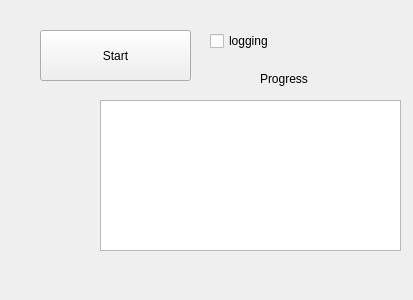
<?xml version="1.0" encoding="UTF-8"?>
<ui version="4.0">
 <class>Form</class>
 <widget class="QWidget" name="Form">
  <property name="geometry">
   <rect>
    <x>0</x>
    <y>0</y>
    <width>413</width>
    <height>300</height>
   </rect>
  </property>
  <property name="windowTitle">
   <string>Form</string>
  </property>
  <widget class="QPushButton" name="pushButton">
   <property name="geometry">
    <rect>
     <x>40</x>
     <y>30</y>
     <width>151</width>
     <height>51</height>
    </rect>
   </property>
   <property name="text">
    <string>Start</string>
   </property>
  </widget>
  <widget class="QCheckBox" name="checkBox">
   <property name="geometry">
    <rect>
     <x>210</x>
     <y>30</y>
     <width>99</width>
     <height>22</height>
    </rect>
   </property>
   <property name="text">
    <string>logging</string>
   </property>
  </widget>
  <widget class="QLabel" name="label">
   <property name="geometry">
    <rect>
     <x>260</x>
     <y>70</y>
     <width>68</width>
     <height>17</height>
    </rect>
   </property>
   <property name="text">
    <string>Progress</string>
   </property>
  </widget>
  <widget class="QLabel" name="figure">
   <property name="geometry">
    <rect>
     <x>30</x>
     <y>100</y>
     <width>51</width>
     <height>151</height>
    </rect>
   </property>
   <property name="text">
    <string/>
   </property>
   <property name="pixmap">
    <pixmap>fig/skeleton-resizedWALK_0.png</pixmap>
   </property>
  </widget>
  <widget class="QTextEdit" name="textEdit">
   <property name="geometry">
    <rect>
     <x>100</x>
     <y>100</y>
     <width>301</width>
     <height>151</height>
    </rect>
   </property>
  </widget>
 </widget>
 <resources/>
 <connections>
  <connection>
   <sender>pushButton</sender>
   <signal>clicked()</signal>
   <receiver>Form</receiver>
   <slot>message()</slot>
   <hints>
    <hint type="sourcelabel">
     <x>176</x>
     <y>168</y>
    </hint>
    <hint type="destinationlabel">
     <x>263</x>
     <y>214</y>
    </hint>
   </hints>
  </connection>
 </connections>
 <slots>
  <slot>message()</slot>
 </slots>
</ui>
